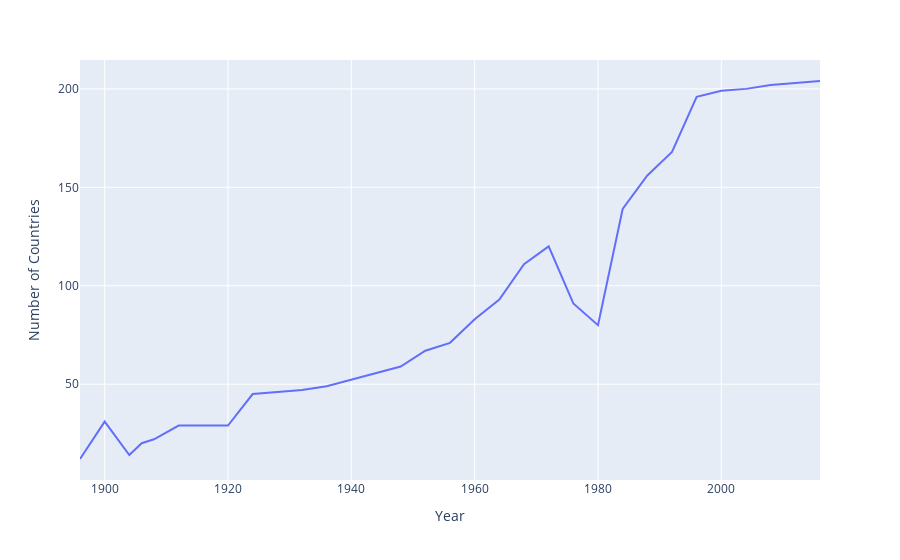

Write notebook code for a chart like this one.
### Code cell
fig=px.line(nations_over_time, x='Year',y='Number of Countries')
fig.show()

### Figure 1 — Plotly figure (JSON) as saved in the notebook; plotly's stock layout.template omitted (floating-point values rounded to 4 significant figures)
{"data": [{"hovertemplate": "Year=%{x}<br>Number of Countries=%{y}<extra></extra>", "legendgroup": "", "line": {"color": "#636efa", "dash": "solid"}, "marker": {"symbol": "circle"}, "mode": "lines", "name": "", "orientation": "v", "showlegend": false, "type": "scatter", "x": [1896, 1900, 1904, 1906, 1908, 1912, 1920, 1924, 1928, 1932, 1936, 1948, 1952, 1956, 1960, 1964, 1968, 1972, 1976, 1980, 1984, 1988, 1992, 1996, 2000, 2004, 2008, 2012, 2016], "xaxis": "x", "y": [12, 31, 14, 20, 22, 29, 29, 45, 46, 47, 49, 59, 67, 71, 83, 93, 111, 120, 91, 80, 139, 156, 168, 196, 199, 200, 202, 203, 204], "yaxis": "y"}], "layout": {"autosize": true, "legend": {"tracegroupgap": 0}, "margin": {"t": 60}, "xaxis": {"anchor": "y", "autorange": true, "domain": [0, 1], "range": [1896, 2016], "title": {"text": "Year"}, "type": "linear"}, "yaxis": {"anchor": "x", "autorange": true, "domain": [0, 1], "range": [1.333, 214.7], "title": {"text": "Number of Countries"}, "type": "linear"}}}
